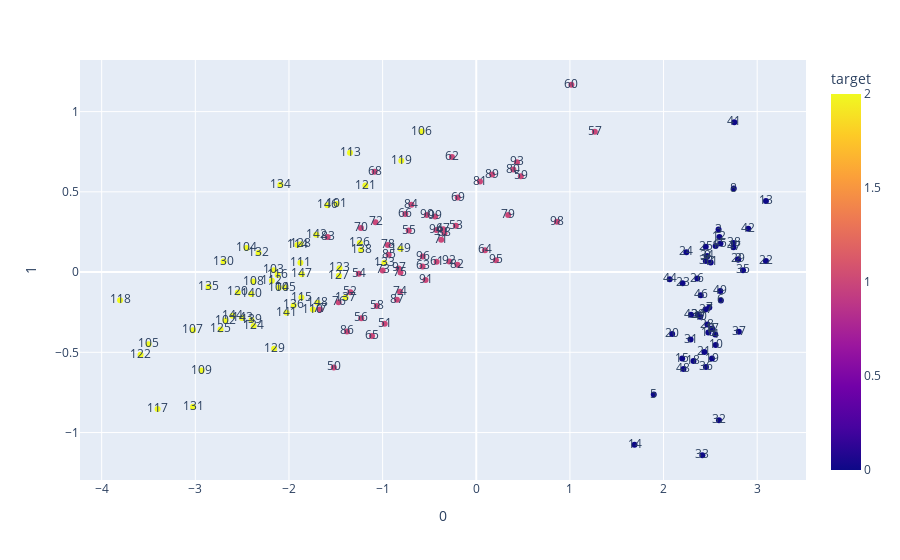

Notebook source saved alongside this figure:
### Code cell
px.scatter(df.reset_index(), x=0, y=1, color="target", text="index")

### Figure 1 — Plotly figure (JSON) as saved in the notebook; plotly's stock layout.template omitted (floating-point values rounded to 4 significant figures; data arrays with more than 128 entries replaced by an {"elided": "..."} marker saying what was removed)
{"data": [{"hovertemplate": "0=%{x}<br>1=%{y}<br>index=%{text}<br>target=%{marker.color}<extra></extra>", "legendgroup": "", "marker": {"color": {"elided": "150 int values"}, "coloraxis": "coloraxis", "symbol": "circle"}, "mode": "markers+text", "name": "", "orientation": "v", "showlegend": false, "text": {"elided": "150 int values"}, "type": "scatter", "x": {"elided": "150 float values"}, "xaxis": "x", "y": {"elided": "150 float values"}, "yaxis": "y"}], "layout": {"coloraxis": {"colorbar": {"title": {"text": "target"}}, "colorscale": [[0, "#0d0887"], [0.1111, "#46039f"], [0.2222, "#7201a8"], [0.3333, "#9c179e"], [0.4444, "#bd3786"], [0.5556, "#d8576b"], [0.6667, "#ed7953"], [0.7778, "#fb9f3a"], [0.8889, "#fdca26"], [1, "#f0f921"]]}, "legend": {"tracegroupgap": 0}, "margin": {"t": 60}, "xaxis": {"anchor": "y", "domain": [0, 1], "title": {"text": "0"}}, "yaxis": {"anchor": "x", "domain": [0, 1], "title": {"text": "1"}}}}
